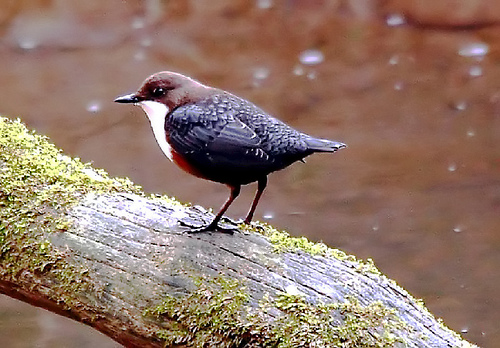
#> input picture resource/ouzel1.jpg, 500 x 348 px, given in place of 2ms.mp4, which was not available
$ python video_histogram_generate.py --file ../resource/ouzel1.jpg
#> lines starting #> are read from the running program, lines starting #| are printed output that depends on the picture; pictures that were not available may be replaced by others from this repository, and a replacement may not be noted
# from https://github.com/nrsyed/computer-vision/blob/master/real_time_histogram/real_time_histogram.py
import numpy as np
import matplotlib.pyplot as plt
import argparse
import cv2

parser = argparse.ArgumentParser()
parser.add_argument('-f', '--file',
    help='Path to video file (if not using camera)')
parser.add_argument('-c', '--color', type=str, default='gray',
    help='Color space: "gray" (default), "rgb", or "lab"')
parser.add_argument('-b', '--bins', type=int, default=16,
    help='Number of bins per channel (default 16)')
parser.add_argument('-w', '--width', type=int, default=0,
    help='Resize video to specified width in pixels (maintains aspect)')
args = vars(parser.parse_args())

# Configure VideoCapture class instance for using camera or file input.

capture = cv2.VideoCapture('../resource/2ms.mp4')

color = 'rgb' #args['color']
bins = 16 #args['bins']
resizeWidth = 1024 #args['width']

# Initialize plot.
fig, ax = plt.subplots()
if color == 'rgb':
    ax.set_title('Histogram (RGB)')
elif color == 'lab':
    ax.set_title('Histogram (L*a*b*)')
else:
    ax.set_title('Histogram (grayscale)')
ax.set_xlabel('Bin')
ax.set_ylabel('Frequency')

# Initialize plot line object(s). Turn on interactive plotting and show plot.
lw = 3
alpha = 0.5
if color == 'rgb':
    lineR, = ax.plot(np.arange(bins), np.zeros((bins,)), c='r', lw=lw, alpha=alpha, label='Red')
    lineG, = ax.plot(np.arange(bins), np.zeros((bins,)), c='g', lw=lw, alpha=alpha, label='Green')
    lineB, = ax.plot(np.arange(bins), np.zeros((bins,)), c='b', lw=lw, alpha=alpha, label='Blue')
elif color == 'lab':
    lineL, = ax.plot(np.arange(bins), np.zeros((bins,)), c='k', lw=lw, alpha=alpha, label='L*')
    lineA, = ax.plot(np.arange(bins), np.zeros((bins,)), c='b', lw=lw, alpha=alpha, label='a*')
    lineB, = ax.plot(np.arange(bins), np.zeros((bins,)), c='y', lw=lw, alpha=alpha, label='b*')
else:
    lineGray, = ax.plot(np.arange(bins), np.zeros((bins,1)), c='k', lw=lw, label='intensity')
ax.set_xlim(0, bins-1)
ax.set_ylim(0, 1)
ax.legend()
plt.ion()
plt.show()
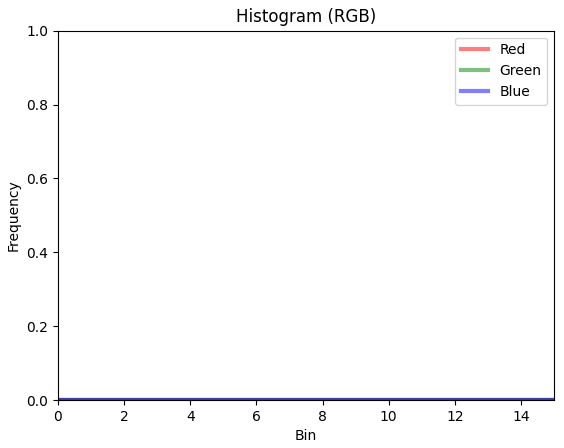
#> figure drawn by matplotlib, 1 panel

# Grab, process, and display video frames. Update plot line object(s).
while True:
    (grabbed, frame) = capture.read()
#> frame is the input picture: shape (348, 500, 3); mean B, G, R 106.7, 119.7, 146.7

    if not grabbed:
        break

    # Resize frame to width, if specified.
    if resizeWidth > 0:
        (height, width) = frame.shape[:2]
#> height = 348; width = 500
        resizeHeight = int(float(resizeWidth / width) * height)
#> resizeHeight = 712
        frame = cv2.resize(frame, (resizeWidth, resizeHeight),
            interpolation=cv2.INTER_AREA)
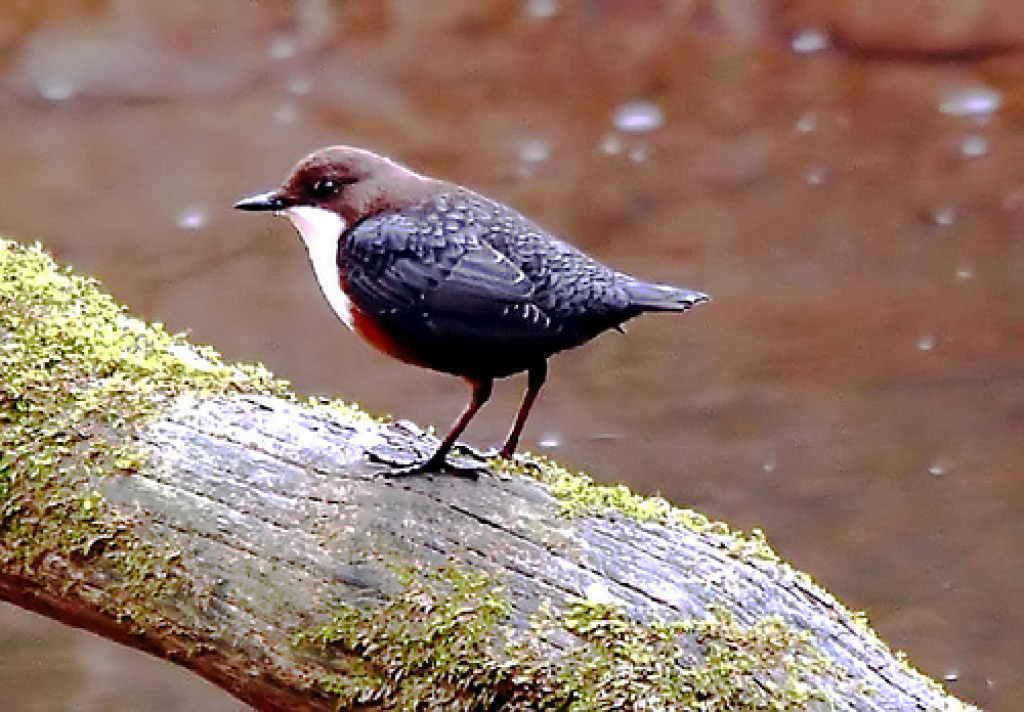
#> frame: shape (712, 1024, 3); mean B, G, R 106.6, 119.7, 146.6

    # Normalize histograms based on number of pixels per frame.
    numPixels = np.prod(frame.shape[:2])
#> numPixels = 729088
    if color == 'rgb':
        cv2.imshow('RGB', frame)
        (b, g, r) = cv2.split(frame)
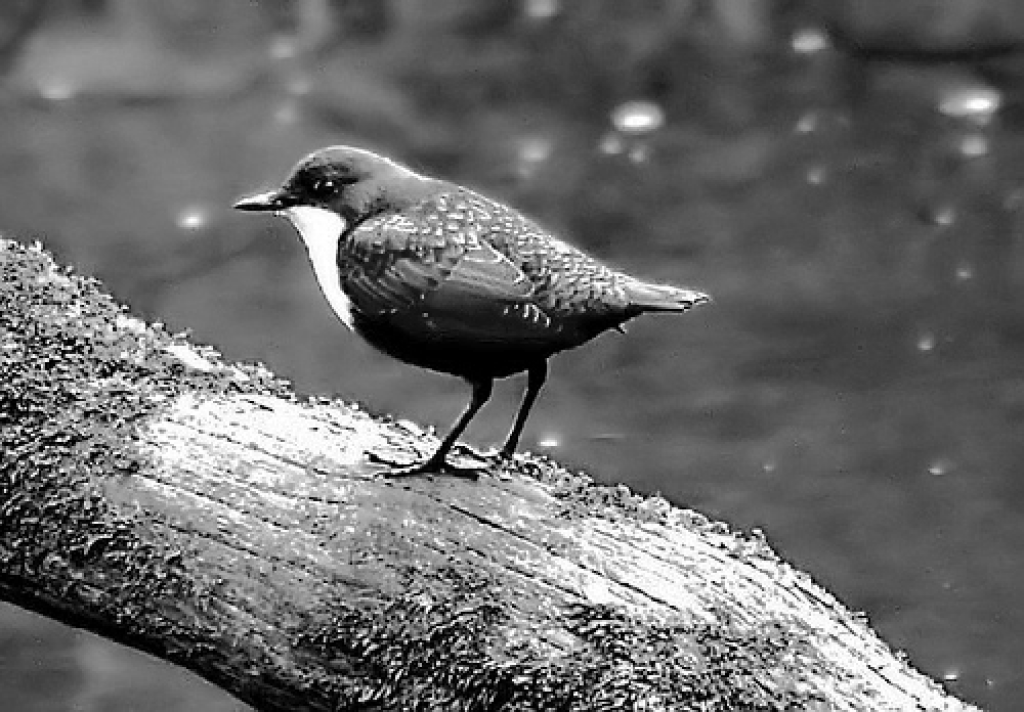
#> b: shape (712, 1024); min 0, max 255, mean 106.6
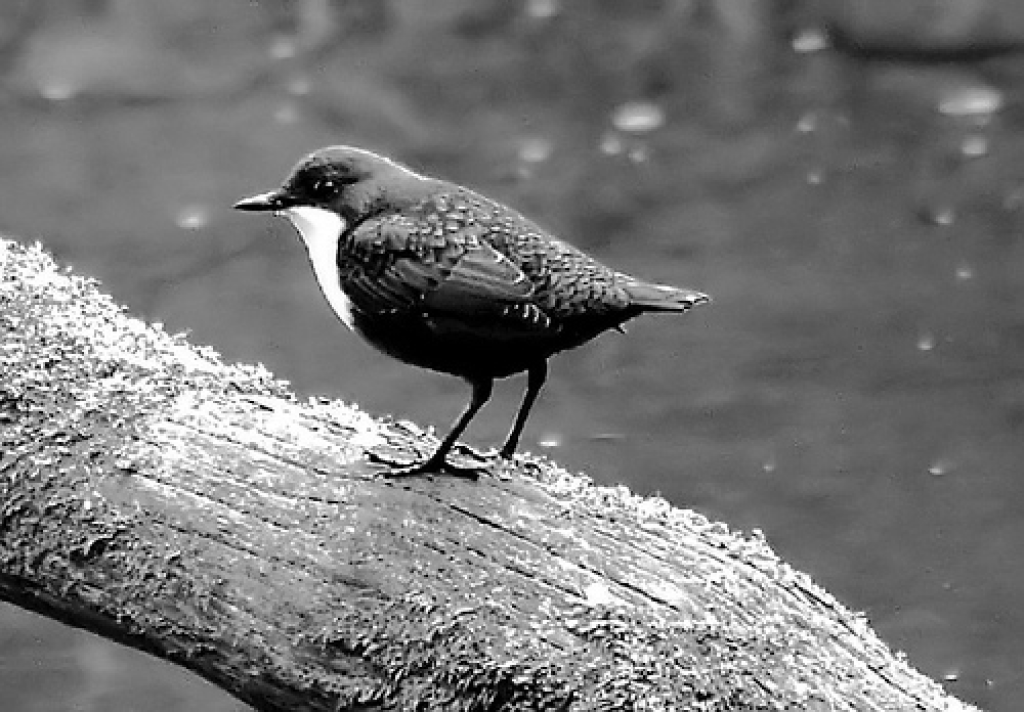
#> g: shape (712, 1024); min 0, max 255, mean 119.7
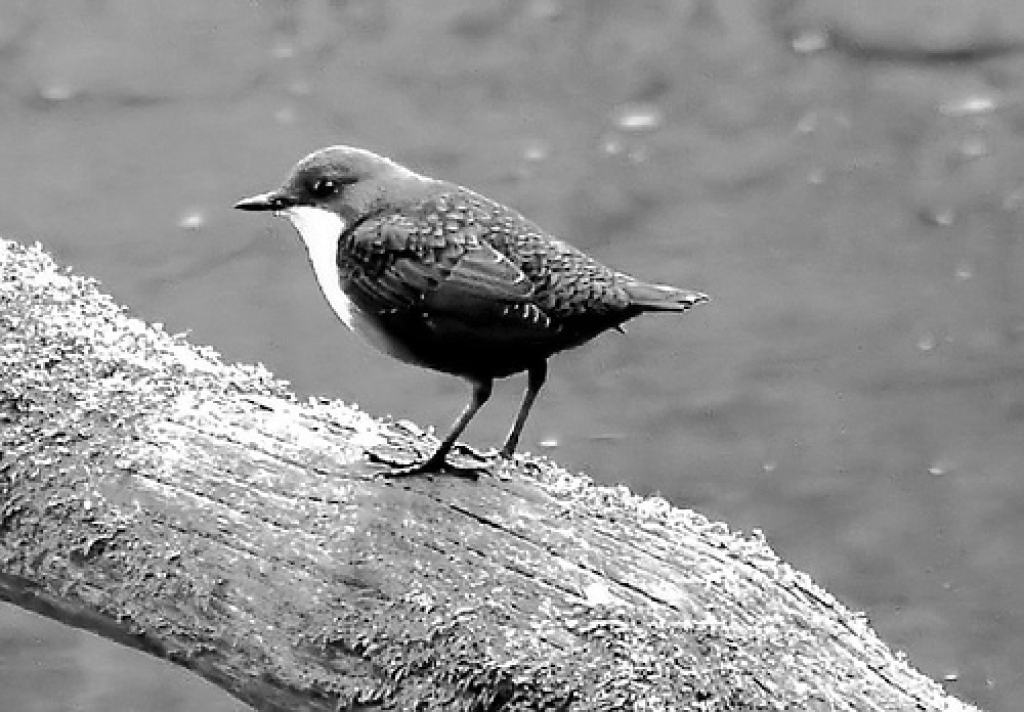
#> r: shape (712, 1024); min 0, max 255, mean 146.6
        histogramR = cv2.calcHist([r], [0], None, [bins], [0, 255]) / numPixels
#> histogramR = [0.0228, 0.00778, 0.00884, 0.0111, 0.0131, 0.0163, 0.0215, 0.0799, 0.291, 0.303, 0.0644, 0.0369, 0.0288, 0.0245, 0.0232, 0.0395]
        histogramG = cv2.calcHist([g], [0], None, [bins], [0, 255]) / numPixels
#> histogramG = [0.0359, 0.0138, 0.0153, 0.0158, 0.0372, 0.171, 0.241, 0.159, 0.0682, 0.055, 0.0464, 0.0315, 0.025, 0.0211, 0.0202, 0.0368]
        histogramB = cv2.calcHist([b], [0], None, [bins], [0, 255]) / numPixels
#> histogramB = [0.0426, 0.0259, 0.0264, 0.0576, 0.165, 0.204, 0.126, 0.0945, 0.0448, 0.0454, 0.0401, 0.0274, 0.021, 0.0177, 0.018, 0.0374]
        lineR.set_ydata(histogramR)
        lineG.set_ydata(histogramG)
        lineB.set_ydata(histogramB)
    elif color == 'lab':
        cv2.imshow('L*a*b*', frame)
        lab = cv2.cvtColor(frame, cv2.COLOR_BGR2LAB)
        (l, a, b) = cv2.split(lab)
        histogramL = cv2.calcHist([l], [0], None, [bins], [0, 255]) / numPixels
        histogramA = cv2.calcHist([a], [0], None, [bins], [0, 255]) / numPixels
        histogramB = cv2.calcHist([b], [0], None, [bins], [0, 255]) / numPixels
        lineL.set_ydata(histogramL)
        lineA.set_ydata(histogramA)
        lineB.set_ydata(histogramB)
    else:
        gray = cv2.cvtColor(frame, cv2.COLOR_BGR2GRAY)
        cv2.imshow('Grayscale', gray)
        histogram = cv2.calcHist([gray], [0], None, [bins], [0, 255]) / numPixels
        lineGray.set_ydata(histogram)
    fig.canvas.draw()

    if cv2.waitKey(1) & 0xFF == ord('q'):
#> (key q is pressed here)
        break

capture.release()
cv2.destroyAllWindows()
